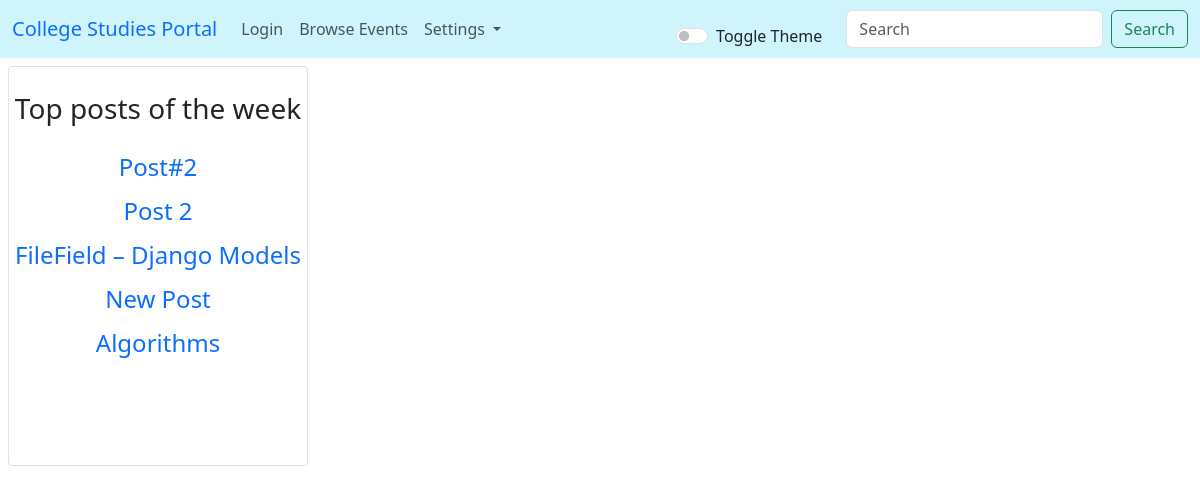
The app's page /app/ with its own data.
### app/models.py (models this page shows, shortened)
class Post(models.Model):
    heading = models.CharField(max_length=128)
    content = models.TextField(max_length=2048)
    user = models.ForeignKey(User,on_delete=models.CASCADE,related_name='posts')
    likes = models.ManyToManyField(User,through='Like',related_name='liked_posts')
    created = models.DateTimeField(auto_now=True)
    file = models.FileField(null=True,blank=True,upload_to='file_uploads/')

### app/views.py (the view)
# urls.py: path('',views.home,name='home'),
def home(request):
    posts = Post.objects.prefetch_related('likes').all()
    top_posts = posts.annotate(number_of_likes=Count('likes'))
    top_posts = top_posts.order_by("-number_of_likes")[:5]
    context = {
        "posts": posts,
        "user": request.user,
        "flag": request.user.is_authenticated,
        "top_posts": top_posts
    }
    return render(request,'app/home.html', context)

### app/templates/app/home.html (shortened to what this page needs)
{% extends "app/basic.html"%}
{% load static %}
{%block body%}
<div class="sidenav rounded-1 border col-lg-3 col-md-3 col-sm-3 m-2 " style="height: 400px;">
    <p class="fs-3 text-center">Top posts of the week</p>
    <ul class="list-group" id="list">
      {% for i in top_posts %}
        <li class="fs-4 text-start m-1 text-center"><a  class="text-decoration-none" href="{% url 'posts' i.id %}" id="mango">{{i.heading}} </a></li>
      {% endfor %}
    </ul>
</div>
{%endblock%}

### app/static/css/styles.css (style rules this page uses)
.sidenav { height: 100px; position: absolute; z-index: 1; top: 10; left: 5; overflow-x: hidden; padding-top: 20px; }

### records on screen
Post: heading "Post#2"
Post: heading "Post 2"
Post: heading "FileField – Django Models"
Post: heading "New Post"
Post: heading "Algorithms"
